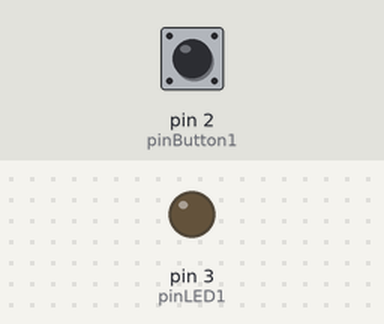
The sketch below on a simulated Arduino Uno, built with avr-gcc and run on an emulated ATmega328P. Parts: output pins drawn as LEDs (lit = HIGH). The test bench sets the inputs (shaded band); at power-on: pin 2 (pinButton1) HIGH.

Above: at 1.2 s.
1.3 s: pin 2 (pinButton1) pulled LOW for 0.15 s
At 2.5 s:
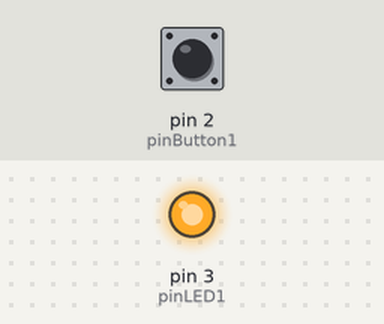
4.4 s: pin 2 (pinButton1) pulled LOW for 1 s
At 7.3 s:
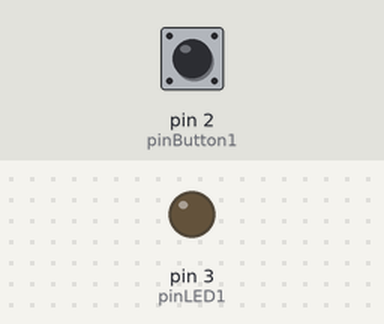
8.4 s: pin 2 (pinButton1) pulled LOW for 3.2 s
At 12.0 s:
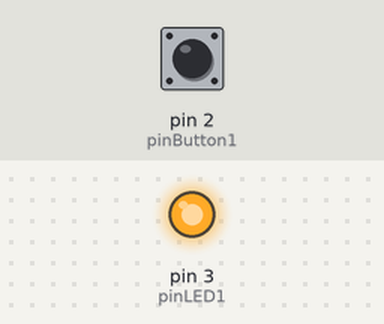
Timing chart, 0 to 14.7 s (numbered marks = the images above; inputs shaded):
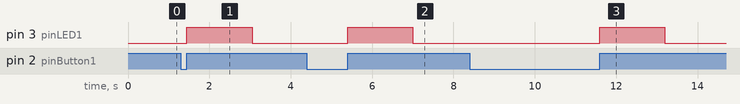

The sketch:

BareMnimumCUSTOM4.ino
```cpp
#include <powerLED.h>

int pinLED1 = 3;//The physical pin conneting to the LED.
int pinButton1 = 2;//Button pin. NOTE: only pin2 and 3 can have attachInterrupt function!
volatile byte buttonState = false;

powerLED led1(pinLED1);

//This is the "ISR". Needs to be fast and light.
void blink() {
  buttonState = true;
}

void setup() {

  Serial.begin(9600);

  pinMode(pinLED1, OUTPUT);
  pinMode(pinButton1, INPUT_PULLUP);
  attachInterrupt(digitalPinToInterrupt(pinButton1), blink, RISING);
}

void loop() {
  if( buttonState == true ){
    led1.onceBlink(1600);
    if( led1.lightState() == LOW ){
      buttonState = false;
    }
  };

}
```

powerLED.cpp
```cpp
/*
* Has five functions:
* -On and off function
* -A func to change led power state
* -A func to check its state (HIGH or LOW)
* -Blink funciton.
* -Blink once func.
*
*It seem redundant ot have on/off and "changeLedState", but I think having clear control of what state the
*LED is in is better than fliping its state in some cases. Had to add two blink funcs to avoid iusses and to just
*get it to work.
*
*TODO:
* -expand constBlink to inculde a "X seconds on and Y seconds off" function.
* -mirge both blink functions.
*
*/

 #include "Arduino.h"
 #include "powerLED.h"


powerLED::powerLED( int physicalPin ){
  this->physicalPin = physicalPin;
  _timeKeeper = 0;
}

void powerLED::OnLED(){
  digitalWrite(physicalPin, HIGH);
}

void powerLED::OffLED(){
  digitalWrite(physicalPin, LOW);
}

bool powerLED::lightState(){
  return digitalRead(physicalPin);
}

//Simply flips what state of power the LED is in. HIGH or LOW is treated as bool in this case.
void powerLED::changeLedState(){
   digitalWrite(physicalPin, !digitalRead(physicalPin) );
}

void powerLED::constBlink( unsigned long timeToBlink ){

  _currentRunningTime = millis();

  if( _timeKeeper <= _currentRunningTime ){
	_timeKeeper = timeToBlink + _currentRunningTime;
	changeLedState();
  }
}

void powerLED::onceBlink( unsigned long timeToBlink ){

  _currentRunningTime = millis();

  if( digitalRead(physicalPin) == LOW ){
	 _timeKeeper = timeToBlink + _currentRunningTime;
	 OnLED();
  }
  if( _timeKeeper <= _currentRunningTime ){
	 OffLED();
  }
}
```

powerLED.h
```cpp
/*
 * Power a LED light.
 *
 *TODO: Expand the blink funcion to include a X seconds on and Y seconds off opintion.
 */
 #ifndef powerLED_h
 #define powerLED_h

 #include "Arduino.h"

class powerLED{

  public:
    powerLED( int physicalPin );
    void constBlink( unsigned long timeToBlink );
    void onceBlink( unsigned long timeToBlink );
    void changeLedState();
    void OnLED();
    void OffLED();
	bool lightState();
    unsigned long timeToBlink;
    int physicalPin;
  private:
    unsigned long _timeKeeper;
    unsigned long _currentRunningTime;
	bool _repeatBlink;
};

 #endif
```

Measured:
- after the input at 1.3 s, pin 3 (pinLED1): LOW → HIGH after 0.15 s, → LOW 1.6 s later
- after the input at 4.4 s, pin 3 (pinLED1): LOW → HIGH after 1.0 s, → LOW 1.6 s later
- after the input at 8.4 s, pin 3 (pinLED1): LOW → HIGH after 3.2 s, → LOW 1.6 s later
